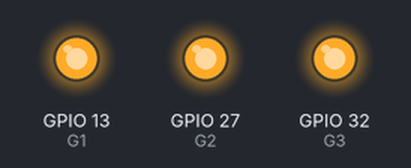
A sketch run on a simulated ESP32. Parts: output pins drawn as LEDs (lit = HIGH). Random numbers use the default seed unless the sketch sets one; pins used as bus, display or sensor lines are not drawn.

Above: at 0.1 s.
At 1.1 s:
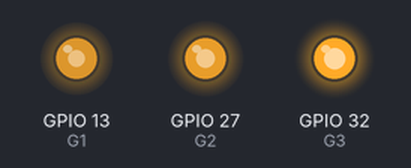
At 7.1 s:
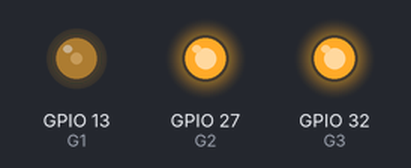
At 16.1 s:
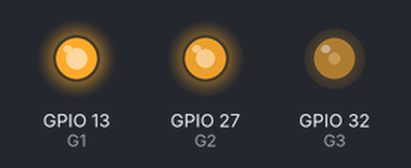
At 26.1 s:
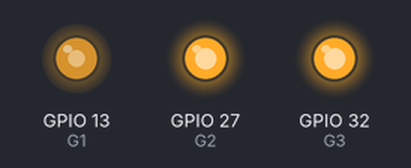
At 39.1 s:
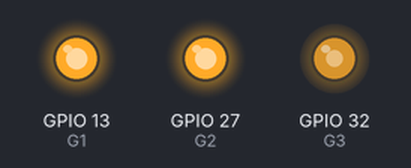
Timing chart, 0 to 40.0 s (numbered marks = the images above):
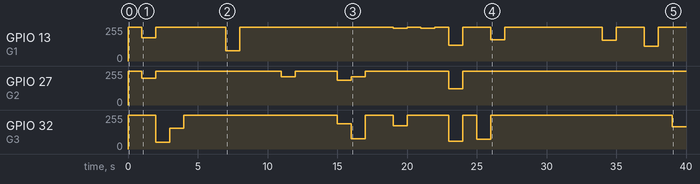

The sketch:

LED_RGB_TEST.ino
```cpp
#define R1 14
#define G1 13

#define R2 12
#define G2 27

#define R3 26
#define G3 32

void setup() {
  // Cấu hình tất cả chân là OUTPUT
  pinMode(R1, OUTPUT);
  pinMode(G1, OUTPUT);
  pinMode(R2, OUTPUT);
  pinMode(G2, OUTPUT);
  pinMode(R3, OUTPUT);
  pinMode(G3, OUTPUT);
}

void loop() {
  // LED 1 - màu ngẫu nhiên
  analogWrite(R1, random(0,1023));
  analogWrite(G1, random(0,1023));

  // LED 2 - màu ngẫu nhiên
  analogWrite(R2, random(0,1023));
  analogWrite(G2, random(0,1023));

  // LED 3 - màu ngẫu nhiên
  analogWrite(R3, random(0,1023));
  analogWrite(G3, random(0,1023));

  delay(1000); // đổi màu sau mỗi giây
}
```

Measured:
- by itself, GPIO 13 (G1): 0/255 → 255/255 at 0.00 s, → 176/255 1.0 s later, → 255/255 1.0 s later, → 78/255 5.0 s later, … (19 changes in this stretch)
- by itself, GPIO 32 (G3): 0/255 → 255/255 at 0.00 s, → 49/255 2.0 s later, → 155/255 1.0 s later, → 255/255 1.0 s later, … (14 changes in this stretch)
